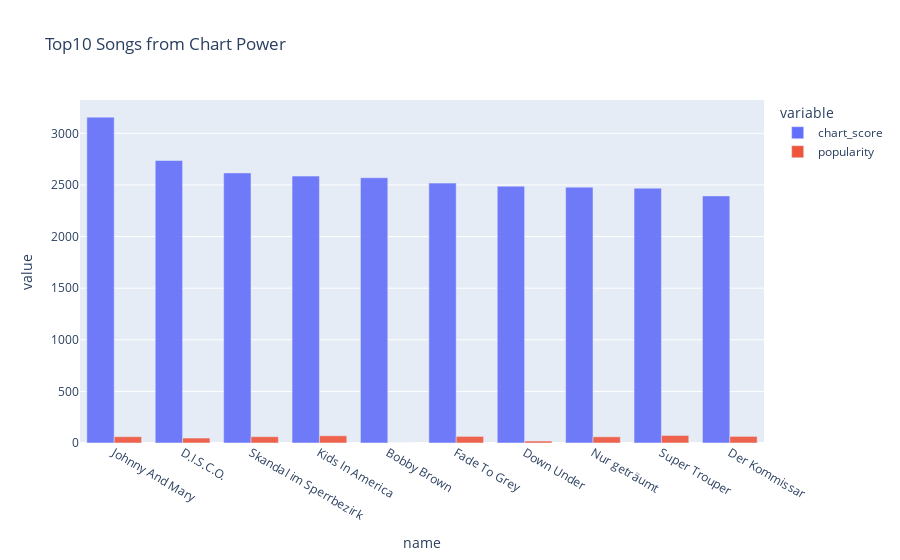

Notebook cell for this chart:
### Code cell
barplot(top10_tracks_chart,top10_tracks_chart.name,top10_tracks_chart.chart_score,top10_tracks_chart.popularity,"Top10 Songs from Chart Power")

### Figure 1 — Plotly figure (JSON) as saved in the notebook; plotly's stock layout.template omitted (floating-point values rounded to 4 significant figures)
{"data": [{"alignmentgroup": "True", "hovertemplate": "variable=chart_score<br>name=%{x}<br>value=%{y}<extra></extra>", "legendgroup": "chart_score", "marker": {"color": "#636efa", "opacity": 0.9, "pattern": {"shape": ""}}, "name": "chart_score", "offsetgroup": "chart_score", "orientation": "v", "showlegend": true, "textposition": "auto", "type": "bar", "x": ["Johnny And Mary", "D.I.S.C.O.", "Skandal im Sperrbezirk", "Kids In America", "Bobby Brown", "Fade To Grey", "Down Under", "Nur geträumt", "Super Trouper", "Der Kommissar"], "xaxis": "x", "y": [3157, 2737, 2617, 2586, 2570, 2518, 2488, 2479, 2469, 2394], "yaxis": "y"}, {"alignmentgroup": "True", "hovertemplate": "variable=popularity<br>name=%{x}<br>value=%{y}<extra></extra>", "legendgroup": "popularity", "marker": {"color": "#EF553B", "opacity": 0.9, "pattern": {"shape": ""}}, "name": "popularity", "offsetgroup": "popularity", "orientation": "v", "showlegend": true, "textposition": "auto", "type": "bar", "x": ["Johnny And Mary", "D.I.S.C.O.", "Skandal im Sperrbezirk", "Kids In America", "Bobby Brown", "Fade To Grey", "Down Under", "Nur geträumt", "Super Trouper", "Der Kommissar"], "xaxis": "x", "y": [61, 48, 61, 70, 0, 64, 19, 60, 73, 64], "yaxis": "y"}], "layout": {"barmode": "group", "legend": {"title": {"text": "variable"}, "tracegroupgap": 0}, "title": {"text": "Top10 Songs from Chart Power"}, "xaxis": {"anchor": "y", "domain": [0, 1], "title": {"text": "name"}}, "yaxis": {"anchor": "x", "domain": [0, 1], "title": {"text": "value"}}}}
